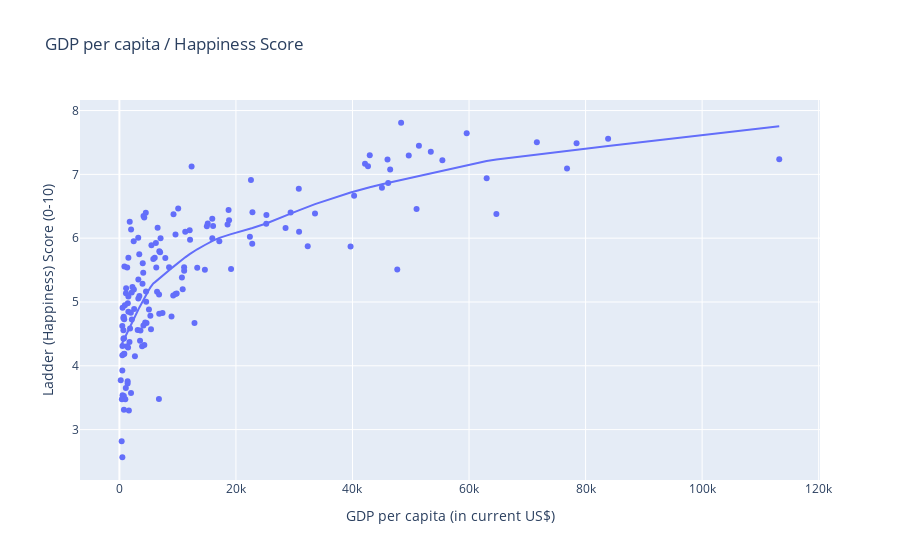

Notebook source saved alongside this figure:
### Code cell
#Prepare mean of Happiness Score against GDP per capita without Country Population Weighting
happiness_score_2020_test = np.array(df_main_renewed['happiness_score'])
gdp_2020_mean_test = np.array(df_main_renewed['gdp_2020_mean'])
population_2020_mean_test = np.array(df_main_renewed['population_2020_mean'])
df_country_weight_test = df_country_weight['country_weight']

fig = df_main_renewed.plot.scatter(x="gdp_2020_mean", y="happiness_score", trendline="lowess", hover_data = "country", title="GDP per capita / Happiness Score").update_layout(xaxis_title="GDP per capita (in current US$)", yaxis_title="Ladder (Happiness) Score (0-10)")
fig.update_xaxes(showgrid=True, zeroline=True)
fig.update_yaxes(showgrid=True, zeroline=True)

fig.show()

### Figure 1 — Plotly figure (JSON) as saved in the notebook; plotly's stock layout.template omitted (floating-point values rounded to 4 significant figures; data arrays with more than 128 entries replaced by an {"elided": "..."} marker saying what was removed)
{"data": [{"customdata": {"elided": "153x1 str values"}, "hovertemplate": "gdp_2020_mean=%{x}<br>happiness_score=%{y}<br>country=%{customdata[0]}<extra></extra>", "legendgroup": "", "marker": {"color": "#636efa", "symbol": "circle"}, "mode": "markers", "name": "", "orientation": "v", "showlegend": false, "type": "scatter", "x": {"elided": "153 float values"}, "xaxis": "x", "y": {"elided": "153 float values"}, "yaxis": "y"}, {"hovertemplate": "<b>LOWESS trendline</b><br><br>gdp_2020_mean=%{x}<br>happiness_score=%{y} <b>(trend)</b><extra></extra>", "legendgroup": "", "marker": {"color": "#636efa", "symbol": "circle"}, "mode": "lines", "name": "", "showlegend": false, "type": "scatter", "x": {"elided": "153 float values"}, "xaxis": "x", "y": {"elided": "153 float values"}, "yaxis": "y"}], "layout": {"legend": {"tracegroupgap": 0}, "title": {"text": "GDP per capita / Happiness Score"}, "xaxis": {"anchor": "y", "domain": [0, 1], "showgrid": true, "title": {"text": "GDP per capita (in current US$)"}, "zeroline": true}, "yaxis": {"anchor": "x", "domain": [0, 1], "showgrid": true, "title": {"text": "Ladder (Happiness) Score (0-10)"}, "zeroline": true}}}
